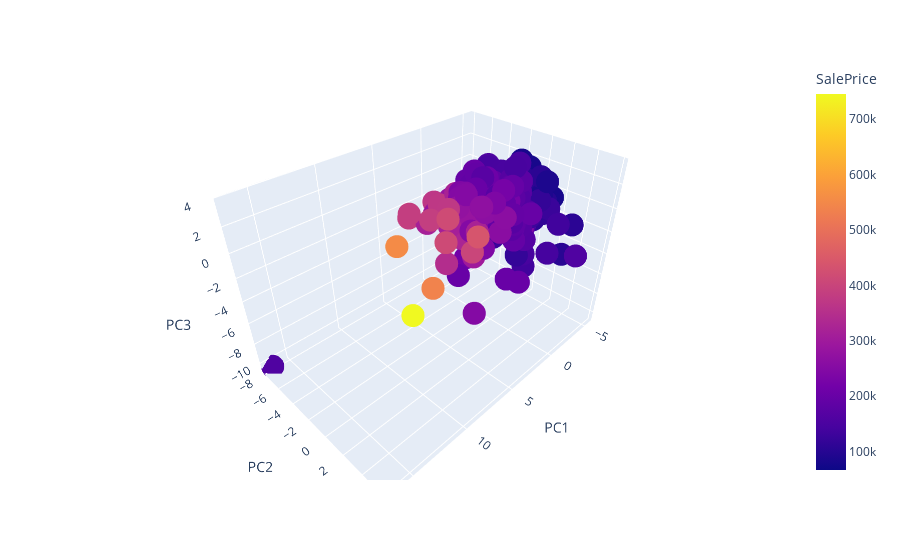

Notebook source saved alongside this figure:
### Code cell
#Example on test set coloring by SalePrice
df_plot = pd.DataFrame(X_test_pca)
df_plot.columns = ['PC1', 'PC2', 'PC3']
df_plot['SalePrice'] = list(y_test)

fig = px.scatter_3d(df_plot, x='PC1', y='PC2', z='PC3', color='SalePrice')
fig.show()

### Figure 1 — Plotly figure (JSON) as saved in the notebook; plotly's stock layout.template omitted (floating-point values rounded to 4 significant figures; data arrays with more than 128 entries replaced by an {"elided": "..."} marker saying what was removed)
{"data": [{"hovertemplate": "PC1=%{x}<br>PC2=%{y}<br>PC3=%{z}<br>SalePrice=%{marker.color}<extra></extra>", "legendgroup": "", "marker": {"color": {"elided": "292 int values"}, "coloraxis": "coloraxis", "symbol": "circle"}, "mode": "markers", "name": "", "scene": "scene", "showlegend": false, "type": "scatter3d", "x": {"elided": "292 float values"}, "y": {"elided": "292 float values"}, "z": {"elided": "292 float values"}}], "layout": {"coloraxis": {"colorbar": {"title": {"text": "SalePrice"}}, "colorscale": [[0, "#0d0887"], [0.1111, "#46039f"], [0.2222, "#7201a8"], [0.3333, "#9c179e"], [0.4444, "#bd3786"], [0.5556, "#d8576b"], [0.6667, "#ed7953"], [0.7778, "#fb9f3a"], [0.8889, "#fdca26"], [1, "#f0f921"]]}, "legend": {"tracegroupgap": 0}, "margin": {"t": 60}, "scene": {"domain": {"x": [0, 1], "y": [0, 1]}, "xaxis": {"title": {"text": "PC1"}}, "yaxis": {"title": {"text": "PC2"}}, "zaxis": {"title": {"text": "PC3"}}}}}
